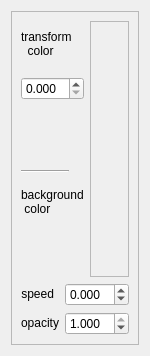
<?xml version="1.0" encoding="UTF-8"?>
<ui version="4.0">
 <class>ColorSettingsWidget</class>
 <widget class="QWidget" name="ColorSettingsWidget">
  <property name="geometry">
   <rect>
    <x>0</x>
    <y>0</y>
    <width>134</width>
    <height>334</height>
   </rect>
  </property>
  <property name="sizePolicy">
   <sizepolicy hsizetype="Minimum" vsizetype="Minimum">
    <horstretch>0</horstretch>
    <verstretch>0</verstretch>
   </sizepolicy>
  </property>
  <property name="windowTitle">
   <string>Color Settings</string>
  </property>
  <layout class="QGridLayout" name="gridLayout_3">
   <item row="0" column="0">
    <widget class="QFrame" name="frame">
     <property name="sizePolicy">
      <sizepolicy hsizetype="Maximum" vsizetype="Maximum">
       <horstretch>0</horstretch>
       <verstretch>0</verstretch>
      </sizepolicy>
     </property>
     <property name="frameShape">
      <enum>QFrame::StyledPanel</enum>
     </property>
     <property name="frameShadow">
      <enum>QFrame::Sunken</enum>
     </property>
     <layout class="QGridLayout" name="gridLayout_2">
      <item row="0" column="0">
       <widget class="QLabel" name="label_13">
        <property name="sizePolicy">
         <sizepolicy hsizetype="Maximum" vsizetype="Maximum">
          <horstretch>0</horstretch>
          <verstretch>0</verstretch>
         </sizepolicy>
        </property>
        <property name="maximumSize">
         <size>
          <width>16777215</width>
          <height>28</height>
         </size>
        </property>
        <property name="toolTip">
         <string>transform color index</string>
        </property>
        <property name="text">
         <string>transform
  color</string>
        </property>
       </widget>
      </item>
      <item row="0" column="1" rowspan="6">
       <widget class="GenomeColorSelector" name="m_colorSelector">
        <property name="sizePolicy">
         <sizepolicy hsizetype="Maximum" vsizetype="Maximum">
          <horstretch>0</horstretch>
          <verstretch>0</verstretch>
         </sizepolicy>
        </property>
        <property name="minimumSize">
         <size>
          <width>1</width>
          <height>256</height>
         </size>
        </property>
        <property name="maximumSize">
         <size>
          <width>52</width>
          <height>256</height>
         </size>
        </property>
        <property name="frameShape">
         <enum>QFrame::StyledPanel</enum>
        </property>
        <property name="frameShadow">
         <enum>QFrame::Sunken</enum>
        </property>
        <property name="text">
         <string/>
        </property>
        <property name="alignment">
         <set>Qt::AlignLeading|Qt::AlignLeft|Qt::AlignTop</set>
        </property>
       </widget>
      </item>
      <item row="1" column="0">
       <widget class="DoubleValueEditor" name="m_colorLineEdit">
        <property name="decimals">
         <number>3</number>
        </property>
        <property name="minimum">
         <double>0.000000000000000</double>
        </property>
        <property name="maximum">
         <double>1.000000000000000</double>
        </property>
        <property name="singleStep">
         <double>0.004000000000000</double>
        </property>
       </widget>
      </item>
      <item row="2" column="0">
       <widget class="ColorLabel" name="m_colorLabel">
        <property name="sizePolicy">
         <sizepolicy hsizetype="Maximum" vsizetype="Maximum">
          <horstretch>0</horstretch>
          <verstretch>0</verstretch>
         </sizepolicy>
        </property>
        <property name="minimumSize">
         <size>
          <width>1</width>
          <height>1</height>
         </size>
        </property>
        <property name="maximumSize">
         <size>
          <width>57</width>
          <height>40</height>
         </size>
        </property>
        <property name="frameShape">
         <enum>QFrame::NoFrame</enum>
        </property>
        <property name="frameShadow">
         <enum>QFrame::Sunken</enum>
        </property>
        <property name="text">
         <string/>
        </property>
       </widget>
      </item>
      <item row="3" column="0">
       <widget class="Line" name="line_4">
        <property name="sizePolicy">
         <sizepolicy hsizetype="Maximum" vsizetype="Fixed">
          <horstretch>0</horstretch>
          <verstretch>0</verstretch>
         </sizepolicy>
        </property>
        <property name="maximumSize">
         <size>
          <width>48</width>
          <height>16777215</height>
         </size>
        </property>
        <property name="orientation">
         <enum>Qt::Horizontal</enum>
        </property>
       </widget>
      </item>
      <item row="4" column="0">
       <widget class="QLabel" name="label_25">
        <property name="sizePolicy">
         <sizepolicy hsizetype="Maximum" vsizetype="Maximum">
          <horstretch>0</horstretch>
          <verstretch>0</verstretch>
         </sizepolicy>
        </property>
        <property name="maximumSize">
         <size>
          <width>16777215</width>
          <height>28</height>
         </size>
        </property>
        <property name="toolTip">
         <string>image background color</string>
        </property>
        <property name="text">
         <string>background
 color</string>
        </property>
       </widget>
      </item>
      <item row="5" column="0">
       <widget class="ColorLabel" name="m_backgroundLabel">
        <property name="sizePolicy">
         <sizepolicy hsizetype="Maximum" vsizetype="Maximum">
          <horstretch>0</horstretch>
          <verstretch>0</verstretch>
         </sizepolicy>
        </property>
        <property name="maximumSize">
         <size>
          <width>57</width>
          <height>40</height>
         </size>
        </property>
        <property name="frameShape">
         <enum>QFrame::NoFrame</enum>
        </property>
        <property name="frameShadow">
         <enum>QFrame::Sunken</enum>
        </property>
        <property name="text">
         <string/>
        </property>
       </widget>
      </item>
      <item row="6" column="0" colspan="2">
       <layout class="QGridLayout" name="gridLayout">
        <property name="sizeConstraint">
         <enum>QLayout::SetMaximumSize</enum>
        </property>
        <item row="0" column="0">
         <widget class="QLabel" name="label_12">
          <property name="sizePolicy">
           <sizepolicy hsizetype="Maximum" vsizetype="Maximum">
            <horstretch>0</horstretch>
            <verstretch>0</verstretch>
           </sizepolicy>
          </property>
          <property name="toolTip">
           <string>per iteration scaling factor on the transform color</string>
          </property>
          <property name="text">
           <string>speed</string>
          </property>
          <property name="alignment">
           <set>Qt::AlignRight|Qt::AlignTrailing|Qt::AlignVCenter</set>
          </property>
         </widget>
        </item>
        <item row="0" column="1">
         <widget class="DoubleValueEditor" name="m_symLineEdit">
          <property name="decimals">
           <number>3</number>
          </property>
          <property name="minimum">
           <double>-3.000000000000000</double>
          </property>
          <property name="singleStep">
           <double>0.100000000000000</double>
          </property>
         </widget>
        </item>
        <item row="1" column="0">
         <widget class="QLabel" name="label_14">
          <property name="sizePolicy">
           <sizepolicy hsizetype="Maximum" vsizetype="Maximum">
            <horstretch>0</horstretch>
            <verstretch>0</verstretch>
           </sizepolicy>
          </property>
          <property name="toolTip">
           <string> 0=invisible, 1=totally visible</string>
          </property>
          <property name="text">
           <string>opacity</string>
          </property>
          <property name="alignment">
           <set>Qt::AlignRight|Qt::AlignTrailing|Qt::AlignVCenter</set>
          </property>
         </widget>
        </item>
        <item row="1" column="1">
         <widget class="DoubleValueEditor" name="m_opacityLineEdit">
          <property name="decimals">
           <number>3</number>
          </property>
          <property name="minimum">
           <double>0.000000000000000</double>
          </property>
          <property name="maximum">
           <double>1.000000000000000</double>
          </property>
          <property name="singleStep">
           <double>0.100000000000000</double>
          </property>
          <property name="value">
           <double>1.000000000000000</double>
          </property>
         </widget>
        </item>
       </layout>
      </item>
     </layout>
    </widget>
   </item>
   <item row="1" column="0">
    <spacer name="verticalSpacer">
     <property name="orientation">
      <enum>Qt::Vertical</enum>
     </property>
     <property name="sizeType">
      <enum>QSizePolicy::Expanding</enum>
     </property>
     <property name="sizeHint" stdset="0">
      <size>
       <width>0</width>
       <height>0</height>
      </size>
     </property>
    </spacer>
   </item>
  </layout>
 </widget>
 <customwidgets>
  <customwidget>
   <class>DoubleValueEditor</class>
   <extends>QDoubleSpinBox</extends>
   <header>doublevalueeditor.h</header>
  </customwidget>
  <customwidget>
   <class>ColorLabel</class>
   <extends>QLabel</extends>
   <header>colorlabel.h</header>
  </customwidget>
  <customwidget>
   <class>GenomeColorSelector</class>
   <extends>QLabel</extends>
   <header>genomecolorselector.h</header>
  </customwidget>
 </customwidgets>
 <resources/>
 <connections/>
</ui>
